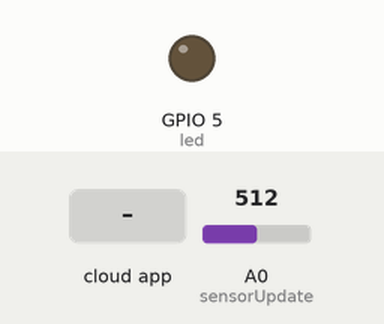
A sketch run on a simulated ESP8266 (NodeMCU). Shown: output pins drawn as LEDs (lit = HIGH). The inputs (shaded band) are chosen by the test bench; at power-on: A0 (sensorUpdate) = 512. WiFi joins after 1.5 s; servers stay silent unless stated; the Firebase database answers and starts empty; what the sketch prints to the serial monitor is not drawn.

Above: at 2.7 s.
2.8 s: the phone or cloud app sets led to 1
At 10.2 s:
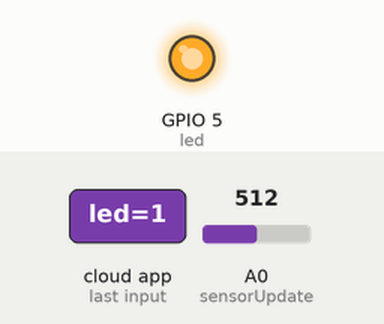
10.4 s: the phone or cloud app sets led to 0
At 17.2 s:
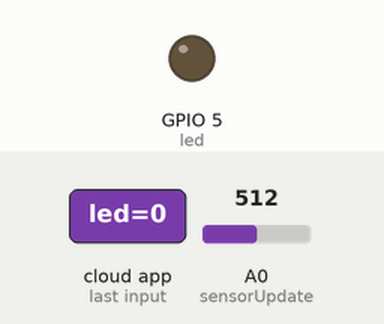
Timing chart, 0 to 18.7 s (numbered marks = the images above; inputs shaded):
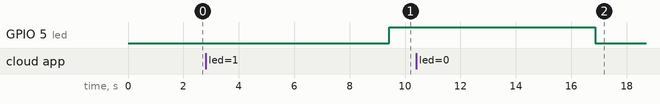

The sketch:

Final_Firebase.ino
```cpp
#include "FirebaseESP8266.h"
#include <ESP8266WiFi.h>

#define FIREBASE_HOST "sheesh-e39eb-default-rtdb.firebaseio.com"
#define FIREBASE_AUTH "FhSm4kf0G776kPiM6QlcLWQ4oSx4cLYJYEks1kM7"
#define WIFI_SSID "PLDTHOMEFIBERcef78"
#define WIFI_PASSWORD "Macapagong2007"

int led =5;

//Define FirebaseESP8266 data object
FirebaseData firebaseData;
FirebaseData ledData;
FirebaseJson json;

void setup()
{

  Serial.begin(9600);
  pinMode(A0,INPUT);
  pinMode(led,OUTPUT);

  WiFi.begin(WIFI_SSID, WIFI_PASSWORD);
  Serial.print("Connecting to Wi-Fi");
  while (WiFi.status() != WL_CONNECTED)
  {
    Serial.print(".");
    delay(300);
  }
  Serial.println();
  Serial.print("Connected with IP: ");
  Serial.println(WiFi.localIP());
  Serial.println();

  Firebase.begin(FIREBASE_HOST, FIREBASE_AUTH);
  Firebase.reconnectWiFi(true);

}

void sensorUpdate(){

  float t = analogRead(A0);                                           // Read temperature as Celsius (the default)
  float h = analogRead(A0);

  // Check if any reads failed
  if (isnan(h) || isnan(t)) {
    Serial.println(F("Failed to read from DHT sensor!"));
    return;
  }

  Serial.print(F("Humidity: "));
  Serial.print(h);
  Serial.print(F("%  Temperature: "));
  Serial.print(t);
  Serial.print(F("C  ,"));
  Serial.println(F("F  "));

  if (Firebase.setFloat(firebaseData, "/FirebaseIOT/temperature", t))
  {
    Serial.println("PASSED");

  }
  else
  {
    Serial.println("FAILED");

  }

  if (Firebase.setFloat(firebaseData, "/FirebaseIOT/humidity", h))
  {
    Serial.println("PASSED");
  }
  else
  {
    Serial.println("FAILED");

  }
}

void loop() {
  sensorUpdate();

  if (Firebase.getString(ledData, "/FirebaseIOT/led")){
    Serial.println(ledData.stringData());
    if (ledData.stringData() == "1") {
    digitalWrite(led, HIGH);
    }
  else if (ledData.stringData() == "0"){
    digitalWrite(led, LOW);
    }
  }
  delay(7000);
}
```

Measured:
- after the input at 2.8 s, GPIO 5 (led): LOW → HIGH after 6.6 s
- after the input at 10.4 s, GPIO 5 (led): HIGH → LOW after 6.5 s
